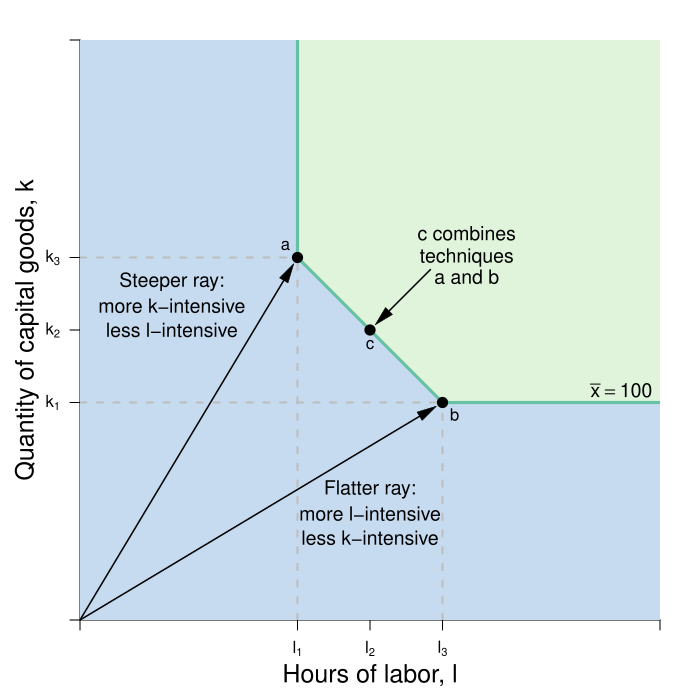

R code for this plot:
require(shape)
pdf(file = "firmmarketsupply/production_technique_angle.pdf", width = 7, height = 7)

#Set parameters for graphics
axislabelsize <- 1.5
labelsize <- 1.2
graphlinewidth <- 3
segmentlinewidth <- 2
arrwidth <- 1.5

COL <- c("#7fc97f", "#beaed4", "#fdc086", "#ffff99", "#386cb0", "#f0027f", "#bf5b17", "#666666")
COLA <- c("#e0f3db", "#99d8c9","#66c2a4","#41ae76", "#238b45", "#005824")
COLB <- c("#c6dbef", "#4eb3d3", "#2b8cbe", "#0868ac","#084081")

par(mar =  c(4, 4, 2, 2))

xlims <- c(0, 12)
ylims <- c(0, 12)

npts <- 501 


plot(0, 0, xlim = xlims, ylim = ylims, type = "n",
     xlab = expression(paste("")),
     ylab = expression(paste("")), 
     xaxt = "n", 
     yaxt = "n", 
     cex.lab = axislabelsize, 
     bty = "n",
     xaxs="i", 
     yaxs="i")

# ticksy <- seq(from = 0, to = ylims[2], by = 2)
# ylabels <- seq(from = 0, to = ylims[2], by = 2)
# ticksx <- seq(from = 0, to = xlims[2], by = 2)
# xlabels <- seq(from = 0, to = xlims[2], by = 2)
ticksy <- c(0, 4.5, 6, 7.5, ylims[2])
ylabels <- c(NA, expression(paste(k[1])), expression(paste(k[2])), expression(paste(k[3])), NA)
ticksx <- c(0, 4.5, 6, 7.5, xlims[2])
xlabels <- c(NA, expression(paste(l[1])), expression(paste(l[2])), expression(paste(l[3])), NA)

axis(1, at = ticksx, pos = 0, labels = xlabels)
axis(2, at = ticksy, pos = 0, labels = ylabels, las = 1)

npts <- 500 
xx1 <- seq(xlims[1], xlims[2], length.out = npts)

#Infeasible area
xpoly <- c(0, 4.5, 4.5, 7.5, xlims[2], xlims[2], 0, 0)
ypoly <- c(ylims[2], ylims[2], 7.5, 4.5, 4.5, 0, 0, ylims[2])
polygon(x = xpoly, y = ypoly, col = COLB[1], density = NULL, border = NA)

#Feasible area
xpoly1 <- c(xlims[2], 7.5, 4.5, 4.5,  xlims[2], xlims[2])
ypoly1 <- c(4.5, 4.5, 7.5, ylims[2], ylims[2], 4.5)
polygon(x = xpoly1, y = ypoly1, col = COLA[1], density = NULL, border = NA)

#Production set
segments(7.5, 4.5, xlims[2], 4.5, lty = 1, col = COLA[3], lwd = graphlinewidth)
segments(4.5, 7.5, 4.5, ylims[2], lty = 1, col = COLA[3],  lwd = graphlinewidth)
segments(4.5, 7.5, 7.5, 4.5, lty = 1, col = COLA[3],  lwd = graphlinewidth)

#Segments to other points
segments(0, 7.5, 4.5, 7.5, lty = 2, col = "gray", lwd = segmentlinewidth)
segments(4.5, 0, 4.5, 7.5, lty = 2, col = "gray", lwd = segmentlinewidth)

#For k2
segments(0, 4.5, 7.5, 4.5, lty = 2, col = "gray", lwd = segmentlinewidth)

#For l2
segments(7.5, 0, 7.5, 4.5, lty = 2, col = "gray", lwd = segmentlinewidth)

mtext(expression(paste("Hours of labor, ", l)), side=1, line = 2.5, cex = axislabelsize)
text(-1.1, 0.5*ylims[2], expression(paste("Quantity of capital goods, ", k)), xpd = TRUE, cex = axislabelsize, srt = 90) 

#Reminder: slope of the ray (to calculate useful points)
#4.5/7.5
#Rays from Origin as arrows
Arrows(0, 0, 7.2, 4.32, col = "black", lty = 1, lwd = arrwidth, arr.type = "triangle", arr.lwd = 0.5)
Arrows(0, 0, 4.32, 7.2, col = "black", lty = 1, lwd = arrwidth, arr.type = "triangle", arr.lwd = 0.5)
#segments(0, 0, 7.5, 4.5, lty = 3, col = "darkgray", lwd = segmentlinewidth)
#segments(0, 0, 4.5, 7.5, lty = 3, col = "darkgray", lwd = segmentlinewidth)

#For production technique a
points(4.5, 7.5, pch = 16, col = "black", cex = 1.5)
text(4.25, 7.75, expression(a))

#For production technique b
points(7.5, 4.5, pch = 16, col = "black", cex = 1.5)
text(7.75, 4.25, expression(b))

#For production technique c
points(6, 6, pch = 16, col = "black", cex = 1.5)
text(6, 5.7, expression(c))



#Label 
text(8, 8, expression(paste("c combines")), cex = labelsize)
text(8, 7.5, expression(paste("techniques")), cex = labelsize)
text(8, 7.1, expression(paste("a and b")), cex = labelsize)

#Arrows(7.5, 6.75, 7.5, 4.9, col = "black", lty = 1, lwd = 2, arr.type = "triangle", arr.lwd = 0.5)
#Arrows(7, 7.5, 4.9, 7.5, col = "black", lty = 1, lwd = 2, arr.type = "triangle", arr.lwd = 0.5)
Arrows(7.25, 7.25, 6.25, 6.25, col = "black", lty = 1, lwd = arrwidth, arr.type = "triangle", arr.lwd = 0.5)

#text(10, 11, expression(paste("Feasible")), cex = labelsize)
#text(10, 10.5, expression(paste("production")), cex = labelsize)
#text(10, 10, expression(paste("techniques")), cex = labelsize)

#text(10, 3, expression(paste("Infeasible")), cex = labelsize)
#text(10, 2.5, expression(paste("production")), cex = labelsize)
#text(10, 2, expression(paste("techniques")), cex = labelsize)


text(1.9, 7, expression(paste("Steeper ray:")), cex = labelsize)
text(1.9, 6.5, expression(paste("more k-intensive")), cex = labelsize)
text(1.9, 6, expression(paste("less l-intensive")), cex = labelsize)
#Arrows(2.8, 6.9, 3.85, 6.9, col = "black", lty = 1, lwd = arrwidth, arr.type = "triangle", arr.lwd = 0.5)


text(6, 2.7, expression(paste("Flatter ray:")), cex = labelsize)
text(6, 2.2, expression(paste("more l-intensive")), cex = labelsize)
text(6, 1.7, expression(paste("less k-intensive")), cex = labelsize)
#Arrows(6, 2.7, 6, 3.3, col = "black", lty = 1, lwd = arrwidth, arr.type = "triangle", arr.lwd = 0.5)

text(11.2, 4.75, expression(paste(bar(x) == 100)), cex = labelsize)

dev.off()
